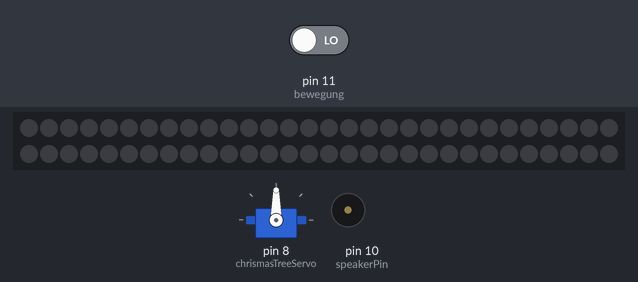
Simulated run of this sketch. Board: Arduino Uno, built with avr-gcc and run on an emulated ATmega328P. Shown: servo, 60 RGB LEDs in strip order, left to right, continuing on the next row, buzzer (waves = sounding). Inputs (shaded band) come from the test bench; at power-on: pin 11 (bewegung) LOW. Dim RGB values are drawn brighter than linear; what the sketch prints to the serial monitor is not drawn.

Above: at 1.2 s.
1.3 s: pin 11 (bewegung) driven HIGH
At 7.1 s:
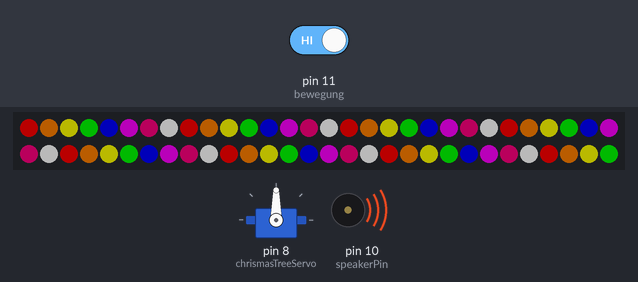
At 16.5 s:
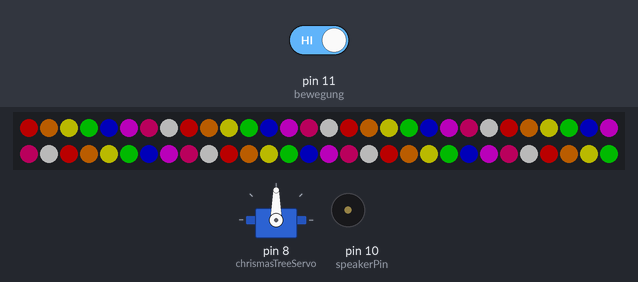
Timing chart, 0 to 50.8 s (numbered marks = the images above; inputs shaded):
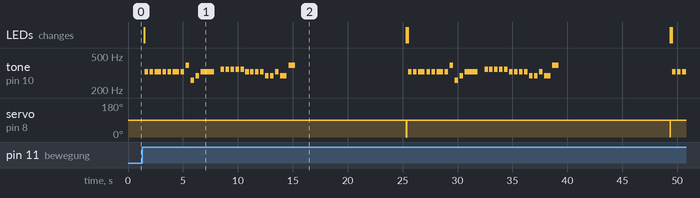

The sketch:

SM_Arduino.ino
```cpp
//Servo
#include <Servo.h>
int chrismasTreeServo = 8;
Servo chrismastree;

//PIR
int bewegung = 11;
int bewegungsstatus = 0;

//Buzzer
int speakerPin = 10;
int length = 26;
char notes[] = "eeeeeeegcde fffffeeeeddedg";
int beats[] = { 1, 1, 2, 1, 1, 2, 1, 1, 1, 1, 4, 1, 1, 1, 1, 1, 1, 1, 1, 1, 1, 1, 1, 1, 2, 2};

// LED
#include <Adafruit_NeoPixel.h>
Adafruit_NeoPixel strip = Adafruit_NeoPixel(60, 12, NEO_GRB + NEO_KHZ800);
uint32_t red = strip.Color(255, 0, 0);
uint32_t orange = strip.Color(255, 128, 0);
uint32_t yellow = strip.Color(255, 255, 0);
uint32_t green = strip.Color(0, 255, 0);
uint32_t blue = strip.Color(0, 0, 255);
uint32_t lilac = strip.Color(255, 0, 255);
uint32_t pink = strip.Color(255, 0, 128);
uint32_t white = strip.Color(255, 255, 255);
uint32_t off = strip.Color(0, 0, 0);
uint32_t rainbow[] = {
  red, orange, yellow, green, blue, lilac, pink, white};
/*rainbowColor*/
void rainbowColor() {
  int l = 0;
  for (int k = 0; k <= 60; k++) {
    strip.setPixelColor(k, rainbow[l]);
    strip.show();
    l++;
    if (l == 8){
      l = 0;
    }
  }
}

int tempo = 300;
void playTone(int tone, int duration) {
  for (long i = 0; i < duration * 1000L; i += tone * 2) {
    digitalWrite(speakerPin, HIGH);
    delayMicroseconds(tone);
    digitalWrite(speakerPin, LOW);
    delayMicroseconds(tone);
  }
}
void playNote(char note, int duration) {
  char names[] = { 'c', 'd', 'e', 'f', 'g', 'a', 'b', 'C' };
  int tones[] = { 1915, 1700, 1519, 1432, 1275, 1136, 1014, 956 };

  // play the tone corresponding to the note name
  for (int i = 0; i < 8; i++) {
    if (names[i] == note) {
      playTone(tones[i], duration);
    }
  }
}

void setup() {
  Serial.begin(9600);

  //Servo
  chrismastree.attach(chrismasTreeServo);

  //PIR
  pinMode(bewegung, INPUT);

  //Buzzer
  pinMode(speakerPin, OUTPUT);

  //LED
    strip.begin();
  strip.setBrightness(50);
strip.show();
}

void loop() {

  bewegungsstatus = digitalRead(bewegung);
  if (bewegungsstatus == HIGH)
  {
    Serial.print("jow");


  //delay 1
  strip.setBrightness(70);
   strip.show();
      chrismastree.write(90);
  rainbowColor();
  for (int i = 0; i < length; i++) {
    if (notes[i] == ' ') {
      delay(beats[i] * tempo); // rest
    } else {
      playNote(notes[i], beats[i] * tempo);
    }

    // pause between notes
    delay(tempo / 2);
  }

   //delay 2
   delay(10000);
   chrismastree.write(0);
   strip.setBrightness(0);
   strip.show();


  }
  else
  {
    Serial.print("nop");
  }
}
```

Measured:
- after the input at 1.3 s, tone on pin 10 (speakerPin): plays 328 Hz for 0.32 s, 328 Hz for 0.32 s, 328 Hz for 0.60 s, 328 Hz for 0.32 s, 328 Hz for 0.32 s, 328 Hz for 0.60 s … (53 notes in this stretch), starting after 0.21 s; servo on pin 8 (chrismasTreeServo): alternates 90° for 24.0 s and 0° for 0.04 s, starting after 24.0 s
